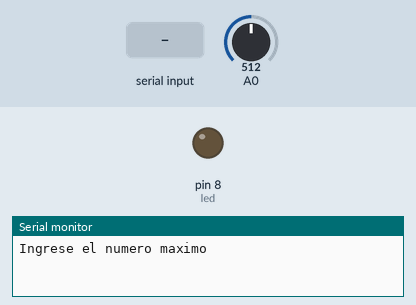
This sketch was run on a simulated Arduino Uno, built with avr-gcc and run on an emulated ATmega328P. Shown: output pins drawn as LEDs (lit = HIGH), the last lines printed to the serial monitor. The inputs (shaded band) are chosen by the test bench; at power-on: A0 = 512.

Above: at 1.2 s.
1.3 s: "90,45\n" received over Serial
At 3.1 s:
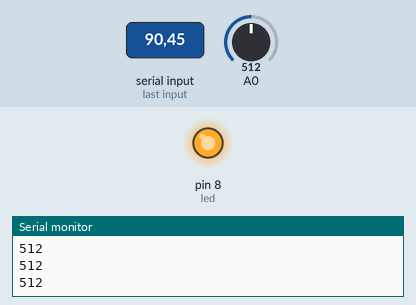
4.0 s: A0 set to 94
5.5 s: A0 set to 85
At 6.4 s:
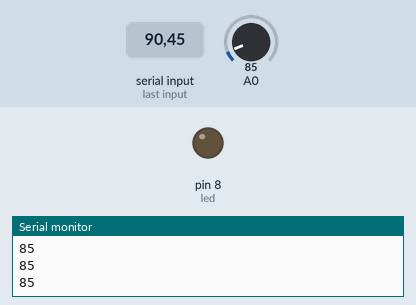
7.3 s: A0 set to 122
At 8.4 s:
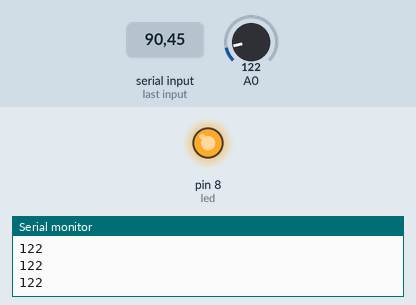
Timing chart, 0 to 10.0 s (numbered marks = the images above; inputs shaded):
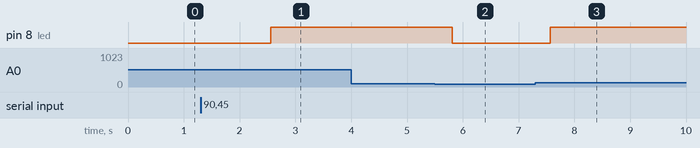

Measured:
- the behaviour switches between 90 and 89 on A0 (found by bisection; images 1 and 2)
- after the input at 1.3 s, pin 8 (led): LOW → HIGH after 1.3 s
- after the input at 5.5 s, pin 8 (led): HIGH → LOW after 0.31 s
- after the input at 7.3 s, pin 8 (led): LOW → HIGH after 0.26 s

The sketch:

IbarraStalin_Ejercicio.ino
```cpp
float dato;
int led=8;
int option=0;
int limite;

void setup() {
Serial.begin(9600);
pinMode(led, OUTPUT);
Serial.print("Ingrese el numero maximo");
}

void loop() {

  if(Serial.available()>0){
  limite=Serial.readString().toInt();
  Serial.println(limite);
  option=1;
  }

  if(option==1){
  dato = analogRead(0);
  Serial.println(String(analogRead(0)));
  delay(250);

    if(dato<limite){
      digitalWrite(led, LOW);
    }else{
      digitalWrite(led, HIGH);
    }
  }
}
```
